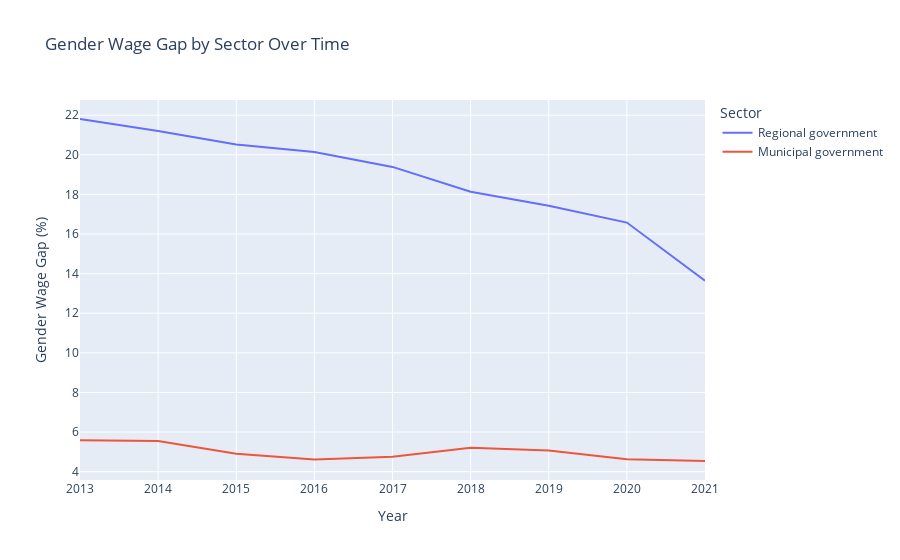

Here is the notebook cell this chart was saved with:
### Markdown cell above
To see if one of the sectors are driving the reducing in the gender wage differences, we plot the gender wage gap over the years.

First, the code below is calculating the gender wage gap as a percentage by dividing the hourly wage of female workers by the hourly wage of male workers. 
Then we create a a line plot to show the gender wage gap over time for each sector, where the x-axis represents the years and the y-axis represents the gender wage gap.

### Code cell
# calculating the gender wage gap
merged['Gender wage gap'] = 100 - (merged['Female Hourly wage'] / (merged['Male Hourly wage'])) * 100

# create a line plot of gender wage gap over the years for each sector using Plotly
fig = px.line(merged, x='Year', y='Gender wage gap', color='Sector', title='Gender Wage Gap by Sector Over Time')

# add x and y axis labels
fig.update_xaxes(title='Year')
fig.update_yaxes(title='Gender Wage Gap (%)')

# display the plot
fig.show()

### Figure 1 — Plotly figure (JSON) as saved in the notebook; plotly's stock layout.template omitted (floating-point values rounded to 4 significant figures)
{"data": [{"hovertemplate": "Sector=Regional government<br>Year=%{x}<br>Gender wage gap=%{y}<extra></extra>", "legendgroup": "Regional government", "line": {"color": "#636efa", "dash": "solid"}, "marker": {"symbol": "circle"}, "mode": "lines", "name": "Regional government", "orientation": "v", "showlegend": true, "type": "scatter", "x": [2013, 2014, 2015, 2016, 2017, 2018, 2019, 2020, 2021], "xaxis": "x", "y": [21.81, 21.21, 20.52, 20.14, 19.39, 18.13, 17.43, 16.58, 13.64], "yaxis": "y"}, {"hovertemplate": "Sector=Municipal government<br>Year=%{x}<br>Gender wage gap=%{y}<extra></extra>", "legendgroup": "Municipal government", "line": {"color": "#EF553B", "dash": "solid"}, "marker": {"symbol": "circle"}, "mode": "lines", "name": "Municipal government", "orientation": "v", "showlegend": true, "type": "scatter", "x": [2013, 2014, 2015, 2016, 2017, 2018, 2019, 2020, 2021], "xaxis": "x", "y": [5.583, 5.542, 4.909, 4.619, 4.757, 5.212, 5.067, 4.627, 4.538], "yaxis": "y"}], "layout": {"legend": {"title": {"text": "Sector"}, "tracegroupgap": 0}, "title": {"text": "Gender Wage Gap by Sector Over Time"}, "xaxis": {"anchor": "y", "domain": [0, 1], "title": {"text": "Year"}}, "yaxis": {"anchor": "x", "domain": [0, 1], "title": {"text": "Gender Wage Gap (%)"}}}}
